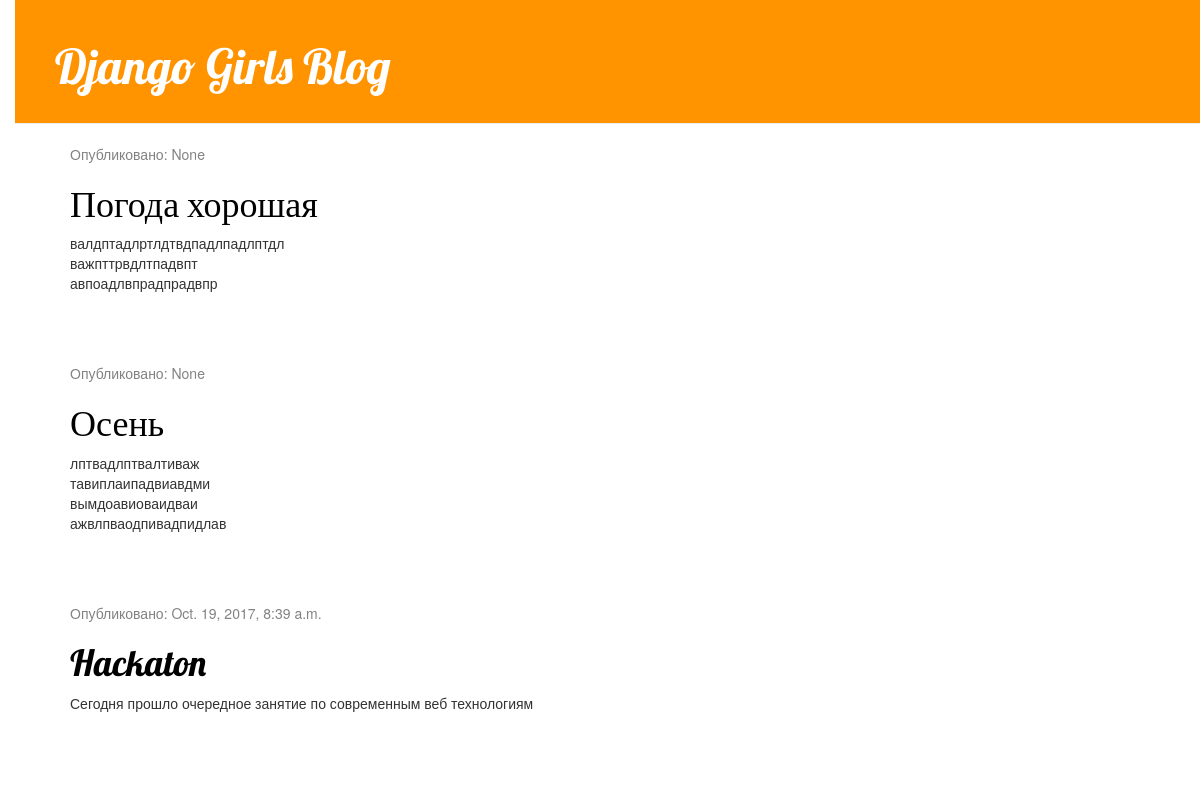
The page / on the database its author committed.
### blog/models.py (models this page shows, shortened)
class Post(models.Model):
    author = models.ForeignKey('auth.User')
    title = models.CharField(max_length=200)
    text = models.TextField()
    created_date = models.DateTimeField(
            default=timezone.now)
    published_date = models.DateTimeField(
            blank=True, null=True)

### blog/views.py (the view)
# urls.py: url(r'^$', views.post_list, name='post_list'),
def post_list(request):
    posts = Post.objects.all()
    return render(request, 'blog/post_list.html', {'posts':posts})

### blog/templates/blog/post_list.html
{% extends 'blog/base.html' %}
{% block content %}
                    {% for post in posts %}
                        <div class="post">
                            <div class="date">
                                <p>Опубликовано: {{ post.published_date }}</p>
                            </div>
                            <h1><a href="{% url 'post_detail' pk=post.pk %}">{{ post.title }}</a></h1>
                            <p>{{ post.text|linebreaksbr }}</p>
                        </div>
                    {% endfor %}
{% endblock %}

### blog/templates/blog/base.html (shortened to what this page needs)
{% load staticfiles %}
<html>
    <head>
        <link rel="stylesheet" href="//maxcdn.bootstrapcdn.com/bootstrap/3.2.0/css/bootstrap.min.css">
        <link rel="stylesheet" href="//maxcdn.bootstrapcdn.com/bootstrap/3.2.0/css/bootstrap-theme.min.css">
        <link rel="stylesheet" href="{% static 'css/blog.css' %}">
    </head>
    <body>
      <div class="page-header">
        <h1><a href="/">Django Girls Blog</a></h1>
    </div>
    <div class="content container">
        <div class="row">
            <div class="col-md-8">
            {% block content %}
            {% endblock %}
            </div>
        </div>
    </div>
    </body>
</html>

### blog/static/css/blog.css (style rules this page uses)
h1 a { color: #FCA205; }
body { padding-left: 15px; }
h1 a { color: #FCA205; font-family: 'Lobster'; }
.page-header { background-color: #ff9400; margin-top: 0; padding: 20px 20px 20px 40px; }
.page-header h1, .page-header h1 a, .page-header h1 a:visited, .page-header h1 a:active { color: #ffffff; font-size: 36pt; text-decoration: none; }
.content { margin-left: 40px; }
h1, h2, h3, h4 { font-family: 'Lobster', cursive; }
.date { color: #828282; }
.post { margin-bottom: 70px; }
.post h1 a, .post h1 a:visited { color: #000000; }

### rows shown on the page
Post: published_date "None", title "Погода хорошая", text "валдптадлртлдтвдпадлпадлптдл важпттрвдлтпадвпт авпоадлвпрадпрадвпр"
Post: published_date "None", title "Осень", text "лптвадлптвалтиваж тавиплаипадвиавдми вымдоавиоваидваи ажвлпваодпивадпидлав"
Post: published_date "Oct. 19, 2017, 8:39 a.m.", title "Hackaton", text "Сегодня прошло очередное занятие по современным веб технологиям"
